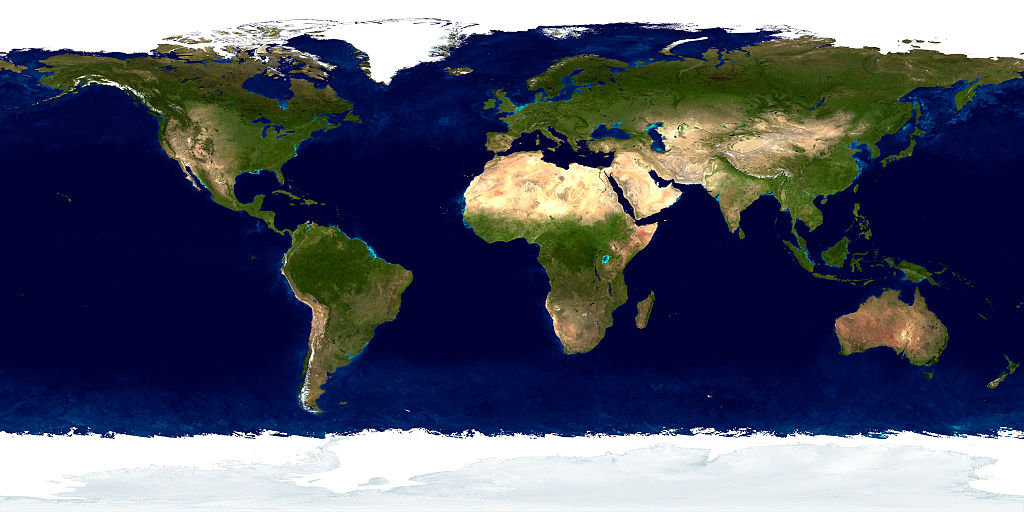
%> input picture EarthSatelliteImage.jpg, 1024 x 512 px
$ octave AA279C_ADCS_Report.m   (GNU Octave 9; MATLAB toolbox functions it lacks are replaced by stand-ins)
%> lines starting %> are read from the running program, lines starting %| are printed output that depends on the picture
### KeplerEq.m
function E = KeplerEq(M,e,eps)
% Function solves Kepler's equation M = E-e*sin(E)
% Input - Mean anomaly M [rad] , Eccentricity e and Epsilon
% Output  eccentric anomaly E [rad].
En  = M;
Ens = En - (En-e*sin(En)- M)/(1 - e*cos(En));
while ( abs(Ens-En) > eps )
	En = Ens;
	Ens = En - (En - e*sin(En) - M)/(1 - e*cos(En));
end
E = Ens;

### earthPlot.m
function earthPlot(body)
% earthPlot Generate a plot of the Earth in the current axes
%
% Inputs:
%   body - value indicating body to plot
%          1 = Earth (Default)
%          2 = Moon


if ~exist('body', 'var')
    body = 1; % Set default body to Earth
end

% Options
npanels = 180;
alpha   = 1; % globe transparency level
GMST0 = 4.89496121282306; % Epoch corresponding to J2000

if body == 1

    % 2:1 unprojected Earth texture image (must be in current path)
    image_file = 'EarthSatelliteImage.jpg';

    % Treat the Earth as spherical
    erad = 6371.0087714; % equatorial radius [km]
    prad = erad;         % polar radius [km]

elseif body == 2

    % 2:1 unprojected Moon texture image (must be in current path)
    image_file = 'MoonSatelliteImage.jpg';

    % Treat the moon as spherical
    erad = 1738.1; % equatorial radius [km]
    prad = erad;   % polar radius [km]

end

% Turn off the normal axes
set(gca, 'NextPlot','add', 'Visible','on');

axis equal;
axis auto;

% Set initial view
view(3);

% Create a 3D meshgrid of the sphere points using the ellipsoid function
[x, y, z] = ellipsoid(0, 0, 0, erad, erad, prad, npanels);

globe = surf(x, y, -z, 'FaceColor', 'none', 'EdgeColor', 0.5*[1 1 1]);

if ~isempty(GMST0)
    hgx = hgtransform;
    set(hgx,'Matrix', makehgtform('zrotate',GMST0));
    set(globe,'Parent',hgx);
end

% Load body image for texture map
cdata = imread(image_file);

% Set image as color data (cdata) property, and set face color to indicate
% a texturemap, which Matlab expects to be in cdata. Turn off the mesh edges.
set(globe, 'FaceColor', 'texturemap', 'CData', cdata, 'FaceAlpha', alpha, 'EdgeColor', 'none');

end

### HSTdynamics.m
function x_dot = HSTdynamics(t,init_state,mu,J,rho,params,flag)
% HSTdynamics: Contains full ODE dynamics for all spacecraft states.
%
% Inputs:
%      t - time [s]
%      init_state - initial state vector [r; v; omega; q]
%      mu - central body gravitational parameters [km^3/s^2]
%      J - spacecraft inertia matrix
%      rho - gyro momentum
%
% Outputs:
%   x_dot - linear equation containing ODEs for all states

if length(init_state) == 3 % Angular Velocity
    % Unpack Initial State
    om0 = init_state;

    % Matrix Linear Equation
    om_dot = -J\cross(om0,J*om0 + rho);
    x_dot = om_dot;
elseif length(init_state) == 6 % Linear Position and Velocity
    % Unpack Initial State
    rvec = init_state(1:3);
    vvec = init_state(4:6);
    r = norm(rvec);

    % Matrix Linear Equation
    rv_dot = [zeros(3,3) eye(3,3);
        -(mu/(r^3))*eye(3,3) zeros(3,3)]*[rvec; vvec];
    x_dot = rv_dot;
elseif length(init_state) == 7 % Angular Velocity and Quaternion
    % Unpack Initial State
    om0 = init_state(1:3);
    q0 = init_state(4:7);
    qhat = qmult(q0);

    % Matrix Linear Equation
    om_dot = -J\cross(om0,J*om0 + rho);
    q_dot = (1/2)*qhat*[om0; 0];
    x_dot = [om_dot; q_dot];
elseif length(init_state) == 13 % All States
    % Unpack Initial State
    om0 = init_state(1:3);
    q0 = init_state(4:7);
    rvec = init_state(8:10);
    vvec = init_state(11:13);
    qhat = qmult(q0);
    r = norm(rvec);

    if flag == 1
        % Compute Gravity Gradient Torque
        Q = quat2Q(q0); % nQb
        Tau_g = cross(3*mu/(dot(rvec,rvec)^(5/2))*rvec, Q*J/(1000^2)*rvec); % [N-km]
        Tau_g = Q'*Tau_g*1000; % Rotate into Body Frame and Convert Units, [N-m]

        S = params(1,:);
        n = params(2:4,:);
        c = params(5:7,:);
        [D,Tau_D] = HSTdrag(rvec,vvec,Q,S,n,c);
    else
        Tau_g = zeros(3,1);
        D = zeros(3,1);
        Tau_D = zeros(3,1);
    end
    D = Q*D/1000; % Rotate Drag into Inertial Frame, [kg-km/s^2]
    M = 11100; % HST Mass, [kg]

    % Matrix Linear Equation
    om_dot = J\(Tau_g + Tau_D - cross(om0,J*om0 + rho));
    q_dot = (1/2)*qhat*[om0; 0];
    rv_dot = [zeros(3,3) eye(3,3);
        -(mu/(r^3))*eye(3,3) zeros(3,3)]*[rvec; vvec] - [zeros(3,3); eye(3,3)]*(D/M);
    x_dot = [om_dot; q_dot; rv_dot];
end
t
end

### OE2ECI.m
function [r_eci, v_eci] = OE2ECI(a, e, i, RAAN, w, anom, mu)
% OE2ECI Converts orbital elements to r, v in inertial frame
%
%   Notes:
%       In cases of equatorial and/or circular orbits, it is assumed
%       that valid orbital elements are provided as inputs (ie. there is
%       no back-end validation)
%
% Inputs:
%      a - semi-major axis of orbit [km]
%      e - eccentricity of orbit
%      i - inclination of orbit [deg]
%      RAAN - right ascension of the ascending node [deg]
%      w - argument of periapsis [deg]
%      anom - true anomaly [deg]
%      mu - central body gravitational parameters [km^3/s^2]
%
% Outputs:
%   r_eci - 3x1 vector of radius in ECI frame [km]
%   v_eci - 3x1 vector of velocity in ECI frame [km/s]

n = sqrt(mu/a^3);      % rad/s

E = KeplerEq(deg2rad(anom), e, 1e-6);    % rad

% Compute radius and velocity of orbit in perifocal coordinates
rPeri = [        a*(cos(E) - e);
         a*sqrt(1 - e^2)*sin(E);
                              0];

vPeriComp = [             -sin(E);
             sqrt(1 - e^2)*cos(E);
                                0];
vPeri = (a*n)/(1 - e*cos(E))*vPeriComp;

% Develop rotation matrix depending on orbit shape/inclination
if i == 0 && e ~= 0         % Equatorial + elliptical
    rotPeri2ECI = rotz(w);
elseif e == 0 && i ~= 0     % Circular + inclined
    rotPeri2ECI = rotz(RAAN)*rotx(i);
elseif i == 0 && e == 0     % Equatorial + circular
    rotPeri2ECI = 1;
else                        % Elliptical + inclined
    rotPeri2ECI = rotz(RAAN)*rotx(i)*rotz(w);
end

% Rotate vectors into ECI frame
r_eci = rotPeri2ECI*rPeri;
v_eci = rotPeri2ECI*vPeri;
end

### deg2rad.m
function rad = deg2rad(angle)
rad = angle*pi/180;
end

### rotx.m
function R = rotx(phi)
%ROTX  rotate around X by PHI
%
%	R = ROTX(PHI)
%
% See also: ROTY, ROTZ, ROT, POS.

% $ID$
% Copyright (C) 2005, by Brad Kratochvil

R = [1        0         0; ...
     0 cos(phi) -sin(phi); ...
     0 sin(phi)  cos(phi)];

% this just cleans up little floating point errors around 0
% so that things look nicer in the display
if exist('roundn'),
  R = roundn(R, -15);
end

end

### rotz.m
function R = rotz(alpha)
%ROTX  rotate around Z by ALPHA
%
%	R = ROTZ(ALPHA)
%
% See also: ROTX, ROTY, ROT, POS.

% $ID$
% Copyright (C) 2005, by Brad Kratochvil

R = [cos(alpha) -sin(alpha) 0; ...
     sin(alpha)  cos(alpha) 0; ...
              0           0 1];

% this just cleans up little floating point errors around 0
% so that things look nicer in the display
if exist('roundn'),
  R = roundn(R, -15);
end

end

### AA279C_ADCS_Report.m
%% AA279C ADCS Report
% Marco Hinojosa
% 06181747
close all,clear all,clc

%% Initialize and Save Constant Parameters
% Orbital Elements and Parameters
a = 6917.5; % Orbit Semi-Major Axis (km)
e = 0.000287; % Eccentricity
i = 28.47; % Inclination (deg)
RAAN = 176.23; % Right Ascension of Ascending Node (deg)
w = 82.61; % Argument of Perigee (deg)
anom = 319.41; % Mean Anomaly (deg)
mu = 3.986e5; % Earth Standard Gravitational Parameter (km^3/s^2)
T = 2*pi*sqrt((a^3)/mu); % Orbital Period (s)
save('Parameters\orbital','a','e','i','RAAN','w','anom','mu','T')

% Mass Properties, Principle Axes of Inertia
J11 = 28525.53;
J22 = 174815.86;
J33 = 181630.81;
J = diag([J11 J22 J33]); % [x-axis z-axis y-axis]
save('Parameters\mass','J11','J22','J33','J')

% Sensor Specifications
% Star Tracker (Ball Aerospace CT-601)
error_ST = 300; % Arcseconds
error_ST = error_ST*(1/3600)*(pi/180); % Radians
V_st = diag((error_ST^2)*ones(1,3));
% Gyro (HST Gas-Bearing Gyros)
gyro_rnd = 0.1*(pi/180); % Rate Noise Density, converted from [deg/s/sqrt(Hz)]
gyro_arw = 0.1*(pi/180); % Angle Random Walk, converted from [deg/sqrt(hr)]
W_rnd = (gyro_rnd^2)*eye(3); % Gyro Covariance
W_arw = (gyro_arw^2)*eye(3); % Bias Covariance
W_gyro = blkdiag(W_rnd, W_arw);
% Magnetometer
error_mag = 4*(pi/180); % Radians
V_mag = (error_mag^2)*eye(3);
save('Parameters\sensor','error_ST','V_st','gyro_rnd','gyro_arw','W_gyro','error_mag','V_mag')

% Compute Environmental Disturbance Parameters (HST-Specific Values)
CG = [-0.01; 6.03; 0.00];
n1 = [1 0 0]'; n2 = [-1 0 0]'; n3 = [0 1 0]'; n4 = [0 -1 0]'; n5 = [0 0 1]'; n6 = [0 0 -1]';
c1 = [0.64; 6.59; 0.00]; c2 = [-1.00; 6.59; 0.00]; c3 = [-0.03; 10.28; 0.00];
c4 = [-0.03; 0.72; 0.00]; c5 = [-0.01; 6.28; 1.85]; c6 = [-0.01; 6.28; -1.85];
S = [122.73, 122.73, 20.97, 20.97, 54.04, 54.04]; % Surface Area of Each Side, m^2
n = [n1 n2 n3 n4 n5 n6]; % Surface Normal Vectors
c = [c1 c2 c3 c4 c5 c6] - CG*ones(1,6); % Surface Centroid Coordinates w.r.t. CG, m
params = [S;n;c];
% HST Reaction Wheel Actuator Jacobian
Bw = [-1/sqrt(3),  1/sqrt(3),  1/sqrt(3), -1/sqrt(3);
       1/sqrt(3),  1/sqrt(3),  1/sqrt(3),  1/sqrt(3);
      -1/sqrt(3), -1/sqrt(3),  1/sqrt(3),  1/sqrt(3)];
save('Parameters\geometry','params','Bw')

%% Superspin and Dynamic Balance (All Calcs Done in Principal Frame)
clc,clearvars,close all
load('Parameters\orbital')
load('Parameters\mass')

% Initialize Nominal Spin Conditions
om_max = 10; % RPM
dt = J33*om_max;
rho = 0;
om_vec1 = [om_max;0;0];
om_vec1(1) = sqrt((dt)^2 - (J22*om_vec1(2))^2 - (J33*om_vec1(3))^2)/J11;
om_vec2 = [0;om_max;0];
om_vec2(2) = sqrt((dt)^2 - (J11*om_vec2(1))^2 - (J33*om_vec2(3))^2)/J22;
om_vec3 = [0;0;om_max];

% Compute Perturbed Attitude Dynamics
tol = 1e-6; opts  = odeset('reltol', tol, 'abstol', tol);
tspan = [0:0.01:5];

count = 1; c = 4;
for ii = 0:c
    for jj = 0:c
        w1 = [0;ii;jj];
        w1(1) = sqrt((dt)^2-(J22*w1(2))^2-(J33*w1(3))^2)/J11;
        w2 = [ii;0;jj];
        w2(2) = sqrt((dt)^2-(J11*w2(1))^2-(J33*w2(3))^2)/J22;
        w3 = [0;ii;jj];
        w3(3) = sqrt((dt)^2-(J22*w3(2))^2-(J11*w3(1))^2)/J33;

        [t1,wt1] = ode45(@(t,w) HSTdynamics(t,w,mu,J,rho,0), tspan, w1);
        [t2,wt2] = ode45(@(t,w) HSTdynamics(t,w,mu,J,rho,0), tspan, w2);
        [t3,wt3] = ode45(@(t,w) HSTdynamics(t,w,mu,J,rho,0), tspan, w3);

        ht1(:,:,count) = J*wt1';
        ht2(:,:,count) = J*wt2';
        ht3(:,:,count) = J*wt3';

        wt1(:,:,count) = wt1;
        wt2(:,:,count) = wt2;
        wt3(:,:,count) = wt3;

        count = count + 1;
    end
end

% Plot Perturbed Dynamics
figure,hold on
for ii = 1:count-1
    plot3(ht1(1,:,ii),ht1(2,:,ii),ht1(3,:,ii),'r','LineWidth',1)
    plot3(ht2(1,:,ii),ht2(2,:,ii),ht2(3,:,ii),'b','LineWidth',1)
    plot3(ht3(1,:,ii),ht3(2,:,ii),ht3(3,:,ii),'k','LineWidth',1)
    plot3(-ht1(1,:,ii),-ht1(2,:,ii),-ht1(3,:,ii),'r','LineWidth',1)
    plot3(-ht2(1,:,ii),-ht2(2,:,ii),-ht2(3,:,ii),'b','LineWidth',1)
    plot3(-ht3(1,:,ii),-ht3(2,:,ii),-ht3(3,:,ii),'k','LineWidth',1)
end

% Plot Momentum Sphere
[X,Y,Z] = sphere(50);
CO(:,:,1) = 0.6.*ones(size(X,1));
CO(:,:,2) = 0.6.*ones(size(X,1));
CO(:,:,3) = 0.6.*ones(size(X,1));
surf(0.99*dt*X,0.99*dt*Y,0.99*dt*Z,CO,'FaceAlpha',0.95),lighting phong, shading interp

% Plot Equilibrium Points
hequil_1 = J*om_vec1;
hequil_2 = J*om_vec2;
hequil_3 = J*om_vec3;
plot3(hequil_1(1,:),hequil_1(2,:),hequil_1(3,:),'k*','LineWidth',2)
plot3(hequil_2(1,:),hequil_2(2,:),hequil_2(3,:),'k*','LineWidth',2)
plot3(hequil_3(1,:),hequil_3(2,:),hequil_3(3,:),'k*','LineWidth',2)
plot3(-hequil_1(1,:),-hequil_1(2,:),-hequil_1(3,:),'k*','LineWidth',2)
plot3(-hequil_2(1,:),-hequil_2(2,:),-hequil_2(3,:),'k*','LineWidth',2)
plot3(-hequil_3(1,:),-hequil_3(2,:),-hequil_3(3,:),'k*','LineWidth',2)
title('Momentum Sphere w/o Gyrostat')
legend('Body X-Axis (Major)','Body Z-Axis (Inter)','Body Y-Axis (Minor)')
axis equal
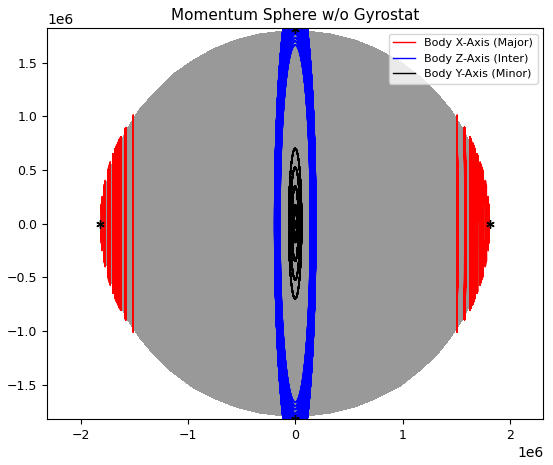
%> figure redrawn from the program's plot data

% -------------------------------------------------------------------------
% Safe Mode Rotation (about Intermediate Axis [Body Frame Y-Axis])
J_eff = 1.2*J33;
om0_equil = om_vec3;
rho = (J_eff - J33)*om0_equil;
h_rho = norm(J*om0_equil + rho);

% Integrate Gyrostat Dynamics
[t, om_equil] = ode45(@(t,om)HSTdynamics(t,om,mu,J,rho), tspan, om0_equil, opts);
h_equil = J*om_equil' + rho*ones(1,length(om_equil));

om04 = [2;2;10];
om04(3) = sqrt((om_max*J33)^2 - (J11*om04(1))^2 - (J22*om04(2))^2)/J33;
[t, om4] = ode45(@(t,om)HSTdynamics(t,om,mu,J,rho,0), tspan, om04, opts);
h4 = J*om4' + rho*ones(1,length(om4));

[X,Y,Z] = sphere(50);
CO(:,:,1) = 0.6.*ones(size(X,1));
CO(:,:,2) = 0.6.*ones(size(X,1));
CO(:,:,3) = 0.6.*ones(size(X,1));
figure,hold on

% Plot Perturbed Dynamics
plot3(h4(1,:),h4(2,:),h4(3,:),'b','LineWidth',2)

% Plot Momentum Sphere
surf(0.99*h_rho*X,0.99*h_rho*Y,0.99*h_rho*Z,CO,'FaceAlpha',0.95),lighting phong, shading interp

% Plot Equilibrium Point
plot3(h_equil(1,:),h_equil(2,:),h_equil(3,:),'k*','LineWidth',2)
title('Momentum Sphere w/ Gyrostat')
legend('Stable Spin about Minor Axis')
axis equal
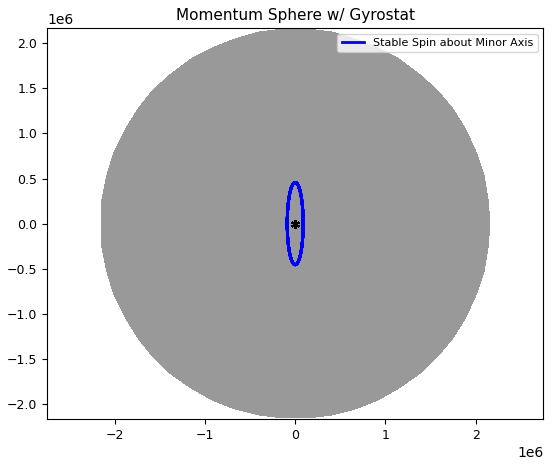
%> figure redrawn from the program's plot data

%% Model HST Orbital Dynamics
clc,clearvars,close all
load('Parameters\orbital')
load('Parameters\mass')

% Convert to Earth-Centered Inertial Frame Coordinates
[r_eci, v_eci] = OE2ECI(a, e, i, RAAN, w, anom, mu);
x0 = [r_eci;v_eci];
rho = 0;

% ODE45 Solver for Orbital Dynamics
tol = 1e-6;
opts  = odeset('reltol', tol, 'abstol', tol);
tspan = [0:10:3*T];
[t, x] = ode45(@(t,x)HSTdynamics(t,x,mu,J,rho,0), tspan, x0, opts);

% Plot Orbit
figure, hold on
plot3(x(:,1),x(:,2),x(:,3),'r','LineWidth',2)
axis equal
xlabel('[km]')
ylabel('[km]')
zlabel('[km]')
title('HST Orbit Dynamics')
earthPlot(1), axis equal
%> in earthPlot, cdata is the input picture: size 512x1024x3 uint8; mean R, G, B 81.4, 85.8, 104
%> after `axis equal`:
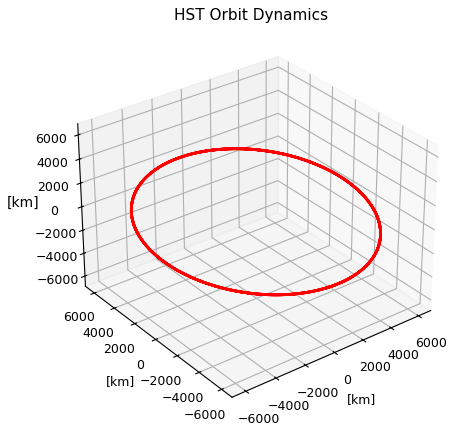
%> figure redrawn from the program's plot data
hold off

%% Model HST Attitude Dynamics
clc,clearvars,close all
load('Parameters\orbital')
load('Parameters\mass')

% From Superspin
rho = 1.0e+05*[0;0;3.6326];

% Initial Attitude Conditions
q0 = [0;0;0;1]; % Identity Quaternion
om0 = [0.25;0.25;2.5]; % rad/s
x0 = [om0;q0];

% ODE45 Solver for Attitude Dynamics
dt = 0.01;
tspan = 0:dt:15;
tol = 1e-6; opts  = odeset('reltol', tol, 'abstol', tol);
%> (the run ends here)
